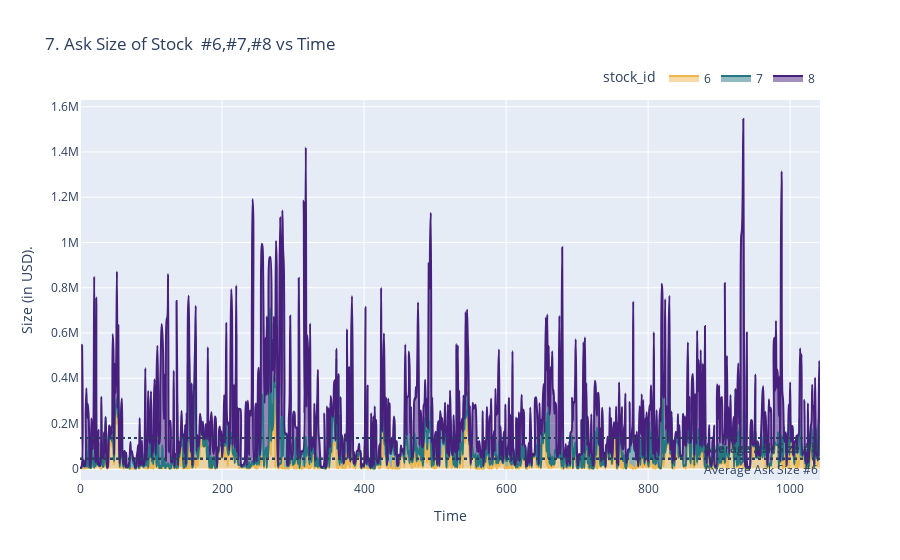

This figure's notebook cell:
### Markdown cell above
<div style="font-family:  'Garamond', sans-serif;  color: #263A29;">
    <h1 style="font-size: 36px;font-weight: bold;text-align: center;">
    V. Ask Size vs Time
    </h1>
<hr>
</div>

### Code cell
fig = px.area(stock678, x=stock678.index//3, y=["ask_size"],color="stock_id",
              title="7. Ask Size of Stock  #6,#7,#8 vs Time",line_shape='spline',
              color_discrete_map={6: "#EFB74F",7: "#247881",8:"#47207D"})

fig.add_hline(y=stock678.query("stock_id==6")["ask_size"].mean(), line_dash="dot", annotation_text="Average Ask Size #6", annotation_position="bottom right")
fig.add_hline(y=stock678.query("stock_id==7")["ask_size"].mean(), line_dash="dot", annotation_text="Average Ask Size #7", annotation_position="top right")
fig.add_hline(y=stock678.query("stock_id==8")["ask_size"].mean(), line_dash="dot", annotation_text="Average Ask Size #8", annotation_position="bottom right")
fig.update_layout(xaxis_title="Time", yaxis_title="Size (in USD).",legend=dict(orientation="h", yanchor="bottom", y=1.02, xanchor="right", x=1))
fig.show()

### Figure 1 — Plotly figure (JSON) as saved in the notebook; plotly's stock layout.template omitted (floating-point values rounded to 4 significant figures; data arrays with more than 128 entries replaced by an {"elided": "..."} marker saying what was removed)
{"data": [{"fillpattern": {"shape": ""}, "hovertemplate": "stock_id=6<br>variable=ask_size<br>x=%{x}<br>value=%{y}<extra></extra>", "legendgroup": "6", "line": {"color": "#EFB74F", "shape": "spline"}, "marker": {"symbol": "circle"}, "mode": "lines", "name": "6", "orientation": "v", "showlegend": true, "stackgroup": "1", "type": "scatter", "x": {"elided": "1043 int values"}, "xaxis": "x", "y": {"elided": "1043 float values"}, "yaxis": "y"}, {"fillpattern": {"shape": ""}, "hovertemplate": "stock_id=7<br>variable=ask_size<br>x=%{x}<br>value=%{y}<extra></extra>", "legendgroup": "7", "line": {"color": "#247881", "shape": "spline"}, "marker": {"symbol": "circle"}, "mode": "lines", "name": "7", "orientation": "v", "showlegend": true, "stackgroup": "1", "type": "scatter", "x": {"elided": "1043 int values"}, "xaxis": "x", "y": {"elided": "1043 float values"}, "yaxis": "y"}, {"fillpattern": {"shape": ""}, "hovertemplate": "stock_id=8<br>variable=ask_size<br>x=%{x}<br>value=%{y}<extra></extra>", "legendgroup": "8", "line": {"color": "#47207D", "shape": "spline"}, "marker": {"symbol": "circle"}, "mode": "lines", "name": "8", "orientation": "v", "showlegend": true, "stackgroup": "1", "type": "scatter", "x": {"elided": "1043 int values"}, "xaxis": "x", "y": {"elided": "1043 float values"}, "yaxis": "y"}], "layout": {"annotations": [{"showarrow": false, "text": "Average Ask Size #6", "x": 1, "xanchor": "right", "xref": "x domain", "y": 43040.0, "yanchor": "top", "yref": "y"}, {"showarrow": false, "text": "Average Ask Size #7", "x": 1, "xanchor": "right", "xref": "x domain", "y": 45670.0, "yanchor": "bottom", "yref": "y"}, {"showarrow": false, "text": "Average Ask Size #8", "x": 1, "xanchor": "right", "xref": "x domain", "y": 136100.0, "yanchor": "top", "yref": "y"}], "legend": {"orientation": "h", "title": {"text": "stock_id"}, "tracegroupgap": 0, "x": 1, "xanchor": "right", "y": 1.02, "yanchor": "bottom"}, "shapes": [{"line": {"dash": "dot"}, "type": "line", "x0": 0, "x1": 1, "xref": "x domain", "y0": 43040.0, "y1": 43040.0, "yref": "y"}, {"line": {"dash": "dot"}, "type": "line", "x0": 0, "x1": 1, "xref": "x domain", "y0": 45670.0, "y1": 45670.0, "yref": "y"}, {"line": {"dash": "dot"}, "type": "line", "x0": 0, "x1": 1, "xref": "x domain", "y0": 136100.0, "y1": 136100.0, "yref": "y"}], "title": {"text": "7. Ask Size of Stock  #6,#7,#8 vs Time"}, "xaxis": {"anchor": "y", "domain": [0.0, 1.0], "title": {"text": "Time"}}, "yaxis": {"anchor": "x", "domain": [0.0, 1.0], "title": {"text": "Size (in USD)."}}}}
